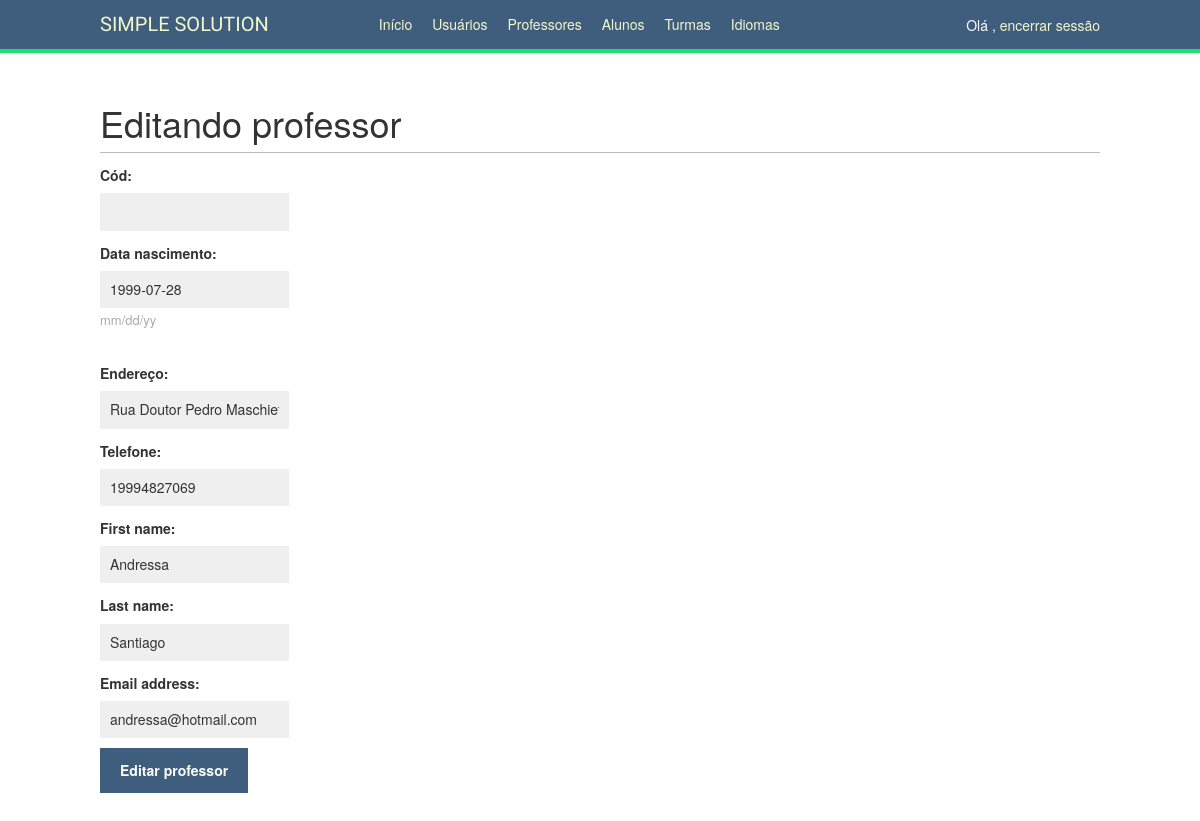
The page /school/professors/1/edit/ (signed in) on the database as committed earlier.
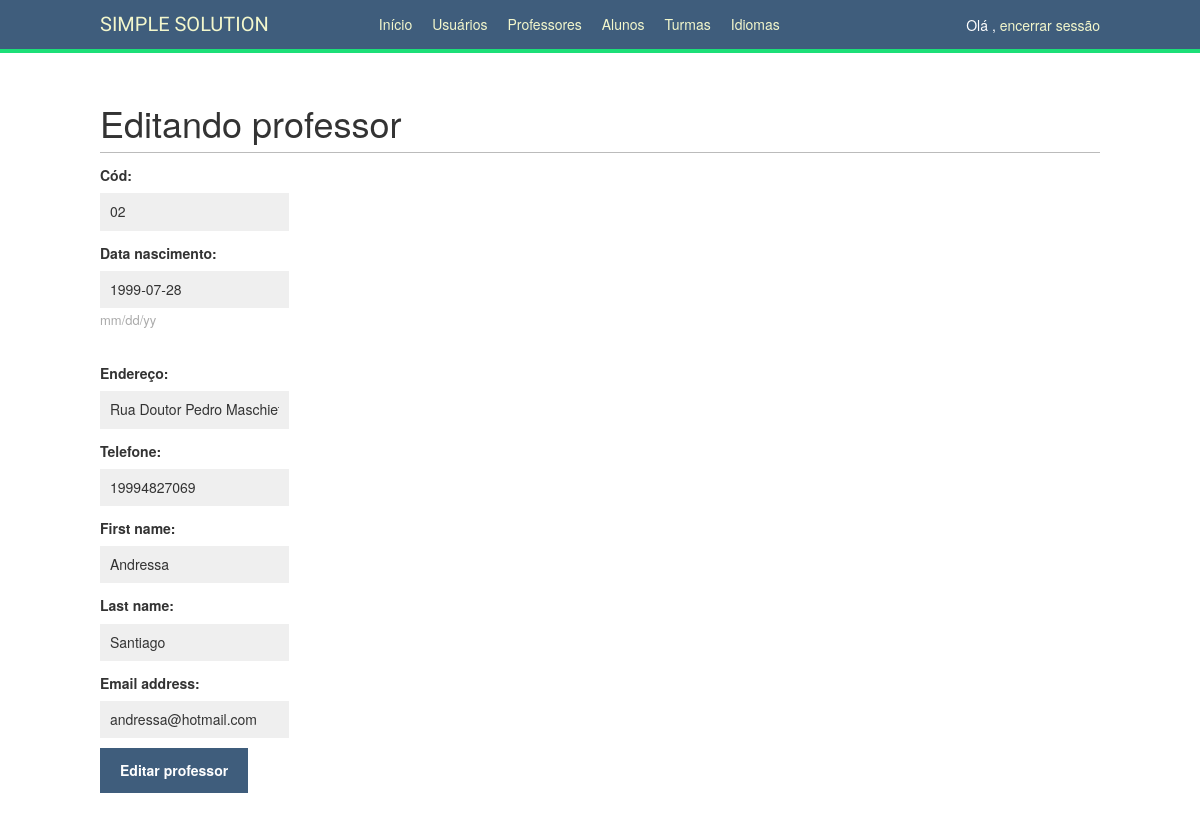
The same page on the database as committed later.
### school/models.py (models this page shows, shortened)
class Professor(models.Model):
    profile = models.OneToOneField(Profile,
                                   on_delete=models.PROTECT,
                                   primary_key=True)
    code = models.CharField(max_length=25, blank=True, auto_created=True, verbose_name='Cód')

### school/views.py (the view)
# urls.py: path('professors/<int:professor_id>/edit/', views.professor_edit, name='professor_edit'),
@staff_member_required
def professor_edit(request, professor_id):
    try:
        if request.method == 'POST':
            professor = get_object_or_404(Professor, pk=professor_id)
            professor_form = ProfessorCreationForm(request.POST, instance=professor)
            profile = Profile.objects.get(pk=professor.profile.pk)
            profile_form = ProfileEditForm(request.POST, instance=profile)
            user_form = UserEditForm(request.POST, instance=profile.user)
            if professor_form.is_valid() and profile_form.is_valid() and user_form.is_valid():
                professor_form.save()
                profile_form.save()
                user_form.save()
                return redirect('professor_detail', professor_id=professor_id)
        else:
            professor = get_object_or_404(Professor, pk=professor_id)
            professor_form = ProfessorCreationForm(instance=professor)
            profile = Profile.objects.get(pk=professor.profile.pk)
            profile_form = ProfileEditForm(instance=profile)
            user_form = UserEditForm(instance=profile.user)
        return render(request, 'school/professors/edit.html', {'section': 'professors',
                                                               'professor_form': professor_form,
                                                               'profile_form': profile_form,
                                                               'user_form': user_form})
    except Exception:
        return redirect('professors_list')

### school/forms.py
class ProfessorCreationForm(forms.ModelForm):
    class Meta:
        model = Professor
        fields = ('code', )

### account/forms.py
class ProfileEditForm(forms.ModelForm):
    class Meta:
        model = Profile
        fields = ('date_of_birth', 'address', 'phone')

### school/templates/school/professors/edit.html (shortened to what this page needs)
{% extends "base.html" %}
{% block content %}
    <h1>Editando professor {{ professor.profile }}</h1>
    <form action="." method="post" enctype="multipart/form-data">
        {{ professor_form.as_p }}
        {{ profile_form.as_p }}
        {{ user_form.as_p }}
        <p><input type="submit" value="Editar professor"></p>
    </form>
{% endblock %}

Rows that differ between the two databases and show on the page:
now on this page (row edited): Professor: code "02"
